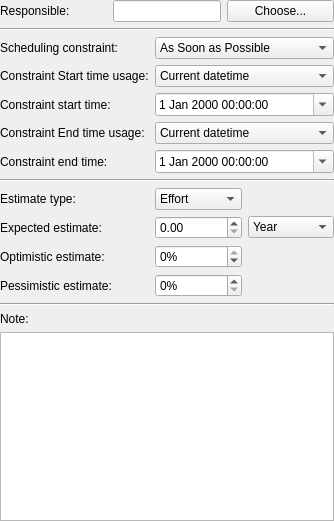
<?xml version="1.0" encoding="UTF-8"?>
<ui version="4.0">
 <author>Dag Andersen &lt;danders@get2net.dk&gt;</author>
 <class>KPlato::ConfigTaskPanelBase</class>
 <widget class="QWidget" name="KPlato::ConfigTaskPanelBase">
  <property name="geometry">
   <rect>
    <x>0</x>
    <y>0</y>
    <width>317</width>
    <height>521</height>
   </rect>
  </property>
  <layout class="QGridLayout" name="gridLayout">
   <property name="margin">
    <number>0</number>
   </property>
   <item row="0" column="0" colspan="3">
    <layout class="QHBoxLayout">
     <property name="spacing">
      <number>6</number>
     </property>
     <property name="margin">
      <number>0</number>
     </property>
     <item>
      <widget class="QLabel" name="leaderlabel">
       <property name="whatsThis">
        <string>The person responsible for this task.

This is not limited to persons available in a resource group but can be anyone. You can even directly access your address book with the Choose button.</string>
       </property>
       <property name="text">
        <string>Responsible:</string>
       </property>
       <property name="wordWrap">
        <bool>false</bool>
       </property>
       <property name="buddy">
        <cstring>kcfg_Leader</cstring>
       </property>
      </widget>
     </item>
     <item>
      <widget class="KLineEdit" name="kcfg_Leader">
       <property name="sizePolicy">
        <sizepolicy hsizetype="Preferred" vsizetype="Preferred">
         <horstretch>0</horstretch>
         <verstretch>0</verstretch>
        </sizepolicy>
       </property>
       <property name="whatsThis">
        <string>The person responsible for this task.

This is not limited to persons available in a resource group but can be anyone. You can even directly access your address book with the Choose button.</string>
       </property>
      </widget>
     </item>
     <item>
      <widget class="QPushButton" name="chooseLeader">
       <property name="toolTip">
        <string>Insert a person from your address book</string>
       </property>
       <property name="whatsThis">
        <string>Insert a person from your address book.</string>
       </property>
       <property name="text">
        <string>Choose...</string>
       </property>
       <property name="shortcut">
        <string/>
       </property>
      </widget>
     </item>
    </layout>
   </item>
   <item row="1" column="0" colspan="3">
    <widget class="Line" name="line_4">
     <property name="orientation">
      <enum>Qt::Horizontal</enum>
     </property>
    </widget>
   </item>
   <item row="2" column="0">
    <widget class="QLabel" name="textLabel3">
     <property name="sizePolicy">
      <sizepolicy hsizetype="Preferred" vsizetype="Preferred">
       <horstretch>0</horstretch>
       <verstretch>0</verstretch>
      </sizepolicy>
     </property>
     <property name="text">
      <string>Scheduling constraint:</string>
     </property>
     <property name="wordWrap">
      <bool>false</bool>
     </property>
     <property name="buddy">
      <cstring>kcfg_ConstraintType</cstring>
     </property>
    </widget>
   </item>
   <item row="2" column="1" colspan="2">
    <widget class="KComboBox" name="kcfg_ConstraintType">
     <property name="sizePolicy">
      <sizepolicy hsizetype="Preferred" vsizetype="Fixed">
       <horstretch>0</horstretch>
       <verstretch>0</verstretch>
      </sizepolicy>
     </property>
     <item>
      <property name="text">
       <string>As Soon as Possible</string>
      </property>
     </item>
     <item>
      <property name="text">
       <string>As Late as Possible</string>
      </property>
     </item>
     <item>
      <property name="text">
       <string>Must Start On</string>
      </property>
     </item>
     <item>
      <property name="text">
       <string>Must Finish On</string>
      </property>
     </item>
     <item>
      <property name="text">
       <string>Start Not Earlier Than</string>
      </property>
     </item>
     <item>
      <property name="text">
       <string>Finish Not Later Than</string>
      </property>
     </item>
     <item>
      <property name="text">
       <string>Fixed Interval</string>
      </property>
     </item>
    </widget>
   </item>
   <item row="3" column="0">
    <widget class="QLabel" name="textLabel3_5">
     <property name="sizePolicy">
      <sizepolicy hsizetype="Preferred" vsizetype="Preferred">
       <horstretch>0</horstretch>
       <verstretch>0</verstretch>
      </sizepolicy>
     </property>
     <property name="text">
      <string>Constraint Start time usage:</string>
     </property>
     <property name="wordWrap">
      <bool>false</bool>
     </property>
     <property name="buddy">
      <cstring>kcfg_ConstraintType</cstring>
     </property>
    </widget>
   </item>
   <item row="3" column="1" colspan="2">
    <widget class="KComboBox" name="kcfg_StartTimeUsage">
     <property name="sizePolicy">
      <sizepolicy hsizetype="Preferred" vsizetype="Fixed">
       <horstretch>0</horstretch>
       <verstretch>0</verstretch>
      </sizepolicy>
     </property>
     <item>
      <property name="text">
       <string>Current datetime</string>
      </property>
     </item>
     <item>
      <property name="text">
       <string>Current date, specified time</string>
      </property>
     </item>
     <item>
      <property name="text">
       <string>Specified datetime</string>
      </property>
     </item>
    </widget>
   </item>
   <item row="4" column="0">
    <widget class="QLabel" name="textLabel3_3">
     <property name="sizePolicy">
      <sizepolicy hsizetype="Preferred" vsizetype="Preferred">
       <horstretch>0</horstretch>
       <verstretch>0</verstretch>
      </sizepolicy>
     </property>
     <property name="text">
      <string>Constraint start time:</string>
     </property>
     <property name="wordWrap">
      <bool>false</bool>
     </property>
     <property name="buddy">
      <cstring>kcfg_ConstraintType</cstring>
     </property>
    </widget>
   </item>
   <item row="4" column="1" colspan="2">
    <widget class="QDateTimeEdit" name="kcfg_ConstraintStartTime">
     <property name="calendarPopup">
      <bool>true</bool>
     </property>
    </widget>
   </item>
   <item row="5" column="0">
    <widget class="QLabel" name="textLabel3_6">
     <property name="sizePolicy">
      <sizepolicy hsizetype="Preferred" vsizetype="Preferred">
       <horstretch>0</horstretch>
       <verstretch>0</verstretch>
      </sizepolicy>
     </property>
     <property name="text">
      <string>Constraint End time usage:</string>
     </property>
     <property name="wordWrap">
      <bool>false</bool>
     </property>
     <property name="buddy">
      <cstring>kcfg_ConstraintType</cstring>
     </property>
    </widget>
   </item>
   <item row="5" column="1" colspan="2">
    <widget class="KComboBox" name="kcfg_EndTimeUsage">
     <property name="sizePolicy">
      <sizepolicy hsizetype="Preferred" vsizetype="Fixed">
       <horstretch>0</horstretch>
       <verstretch>0</verstretch>
      </sizepolicy>
     </property>
     <item>
      <property name="text">
       <string>Current datetime</string>
      </property>
     </item>
     <item>
      <property name="text">
       <string>Current date, specified time</string>
      </property>
     </item>
     <item>
      <property name="text">
       <string>Specified datetime</string>
      </property>
     </item>
    </widget>
   </item>
   <item row="6" column="0">
    <widget class="QLabel" name="textLabel3_4">
     <property name="sizePolicy">
      <sizepolicy hsizetype="Preferred" vsizetype="Preferred">
       <horstretch>0</horstretch>
       <verstretch>0</verstretch>
      </sizepolicy>
     </property>
     <property name="text">
      <string>Constraint end time:</string>
     </property>
     <property name="wordWrap">
      <bool>false</bool>
     </property>
     <property name="buddy">
      <cstring>kcfg_ConstraintType</cstring>
     </property>
    </widget>
   </item>
   <item row="6" column="1" colspan="2">
    <widget class="QDateTimeEdit" name="kcfg_ConstraintEndTime">
     <property name="calendarPopup">
      <bool>true</bool>
     </property>
    </widget>
   </item>
   <item row="7" column="0" colspan="3">
    <widget class="Line" name="line">
     <property name="orientation">
      <enum>Qt::Horizontal</enum>
     </property>
    </widget>
   </item>
   <item row="8" column="0">
    <widget class="QLabel" name="textLabel3_7">
     <property name="sizePolicy">
      <sizepolicy hsizetype="Preferred" vsizetype="Preferred">
       <horstretch>0</horstretch>
       <verstretch>0</verstretch>
      </sizepolicy>
     </property>
     <property name="text">
      <string>Estimate type:</string>
     </property>
     <property name="wordWrap">
      <bool>false</bool>
     </property>
    </widget>
   </item>
   <item row="8" column="1">
    <widget class="KComboBox" name="kcfg_EstimateType">
     <property name="sizePolicy">
      <sizepolicy hsizetype="Preferred" vsizetype="Fixed">
       <horstretch>0</horstretch>
       <verstretch>0</verstretch>
      </sizepolicy>
     </property>
     <property name="editable">
      <bool>false</bool>
     </property>
     <item>
      <property name="text">
       <string>Effort</string>
      </property>
     </item>
     <item>
      <property name="text">
       <string>Duration</string>
      </property>
     </item>
     <item>
      <property name="text">
       <string>Length</string>
      </property>
     </item>
    </widget>
   </item>
   <item row="9" column="0">
    <widget class="QLabel" name="textLabel3_8">
     <property name="sizePolicy">
      <sizepolicy hsizetype="Preferred" vsizetype="Preferred">
       <horstretch>0</horstretch>
       <verstretch>0</verstretch>
      </sizepolicy>
     </property>
     <property name="text">
      <string>Expected estimate:</string>
     </property>
     <property name="wordWrap">
      <bool>false</bool>
     </property>
    </widget>
   </item>
   <item row="9" column="1">
    <widget class="QDoubleSpinBox" name="kcfg_ExpectedEstimate"/>
   </item>
   <item row="9" column="2">
    <widget class="KComboBox" name="kcfg_Unit">
     <property name="sizePolicy">
      <sizepolicy hsizetype="Preferred" vsizetype="Fixed">
       <horstretch>0</horstretch>
       <verstretch>0</verstretch>
      </sizepolicy>
     </property>
     <property name="editable">
      <bool>false</bool>
     </property>
     <item>
      <property name="text">
       <string>Year</string>
      </property>
     </item>
     <item>
      <property name="text">
       <string>Month</string>
      </property>
     </item>
     <item>
      <property name="text">
       <string>Week</string>
      </property>
     </item>
     <item>
      <property name="text">
       <string>Day</string>
      </property>
     </item>
     <item>
      <property name="text">
       <string>Hour</string>
      </property>
     </item>
    </widget>
   </item>
   <item row="10" column="0">
    <widget class="QLabel" name="textLabel1_3">
     <property name="sizePolicy">
      <sizepolicy hsizetype="Preferred" vsizetype="Preferred">
       <horstretch>0</horstretch>
       <verstretch>0</verstretch>
      </sizepolicy>
     </property>
     <property name="text">
      <string>Optimistic estimate:</string>
     </property>
     <property name="wordWrap">
      <bool>false</bool>
     </property>
     <property name="buddy">
      <cstring>optimisticValueoptimisticValue</cstring>
     </property>
    </widget>
   </item>
   <item row="10" column="1">
    <widget class="QSpinBox" name="kcfg_OptimisticRatio">
     <property name="suffix">
      <string>%</string>
     </property>
     <property name="minimum">
      <number>-99</number>
     </property>
     <property name="maximum">
      <number>0</number>
     </property>
    </widget>
   </item>
   <item row="11" column="0">
    <widget class="QLabel" name="textLabel2_2">
     <property name="sizePolicy">
      <sizepolicy hsizetype="Preferred" vsizetype="Preferred">
       <horstretch>0</horstretch>
       <verstretch>0</verstretch>
      </sizepolicy>
     </property>
     <property name="text">
      <string>Pessimistic estimate:</string>
     </property>
     <property name="alignment">
      <set>Qt::AlignLeading|Qt::AlignLeft|Qt::AlignVCenter</set>
     </property>
     <property name="wordWrap">
      <bool>false</bool>
     </property>
     <property name="buddy">
      <cstring>kcfg_PessimisticRatio</cstring>
     </property>
    </widget>
   </item>
   <item row="11" column="1">
    <widget class="QSpinBox" name="kcfg_PessimisticRatio">
     <property name="suffix">
      <string>%</string>
     </property>
     <property name="maximum">
      <number>999</number>
     </property>
    </widget>
   </item>
   <item row="12" column="0" colspan="3">
    <widget class="Line" name="line_3">
     <property name="orientation">
      <enum>Qt::Horizontal</enum>
     </property>
    </widget>
   </item>
   <item row="13" column="0">
    <widget class="QLabel" name="descriptionlabell6">
     <property name="text">
      <string>Note:</string>
     </property>
     <property name="wordWrap">
      <bool>false</bool>
     </property>
     <property name="buddy">
      <cstring>kcfg_Description</cstring>
     </property>
    </widget>
   </item>
   <item row="14" column="0" colspan="3">
    <widget class="KTextEdit" name="kcfg_Description"/>
   </item>
  </layout>
 </widget>
 <layoutdefault spacing="6" margin="11"/>
 <customwidgets>
  <customwidget>
   <class>KComboBox</class>
   <extends>QComboBox</extends>
   <header>kcombobox.h</header>
  </customwidget>
  <customwidget>
   <class>KLineEdit</class>
   <extends>QLineEdit</extends>
   <header>klineedit.h</header>
   <container>1</container>
  </customwidget>
  <customwidget>
   <class>KTextEdit</class>
   <extends>QTextEdit</extends>
   <header>ktextedit.h</header>
   <container>1</container>
  </customwidget>
 </customwidgets>
 <tabstops>
  <tabstop>kcfg_Leader</tabstop>
  <tabstop>chooseLeader</tabstop>
  <tabstop>kcfg_ConstraintType</tabstop>
  <tabstop>kcfg_PessimisticRatio</tabstop>
  <tabstop>kcfg_Description</tabstop>
 </tabstops>
 <includes>
  <include location="local">klineedit.h</include>
  <include location="local">kcombobox.h</include>
  <include location="local">kdatewidget.h</include>
  <include location="local">ktextedit.h</include>
 </includes>
 <resources/>
 <connections/>
</ui>
